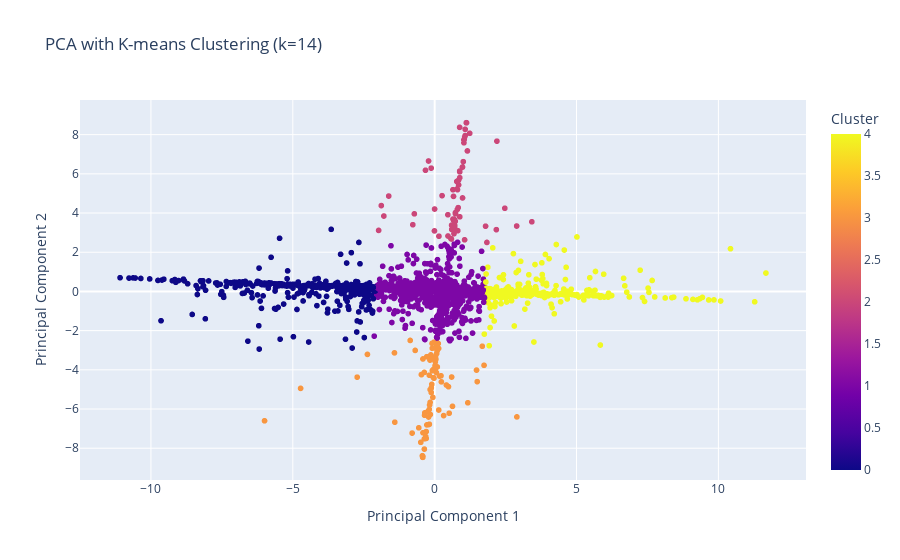

The cell this chart's notebook holds for it:
### Code cell
import plotly.offline as pyo
pyo.init_notebook_mode(connected=True)
import plotly.express as px

# Create a DataFrame that includes the cluster assignment, Principal Component 1, and Principal Component 2
# Also make sure to include 'market_id' for hover text
plot_df = pca_market_df.copy()
plot_df['market_id'] = pivot_market_df.index.tolist()

# Create the interactive plot
fig = px.scatter(plot_df, 
                 x='Principal Component 1', 
                 y='Principal Component 2', 
                 color='Cluster', 
                 hover_data=['market_id'],
                 labels={
                     'Principal Component 1': 'Principal Component 1',
                     'Principal Component 2': 'Principal Component 2',
                     'Cluster': 'Cluster'
                 },
                 title=f'PCA with K-means Clustering (k={k})')

# Show the plot
fig.show()

### Figure 1 — Plotly figure (JSON) as saved in the notebook; plotly's stock layout.template omitted (floating-point values rounded to 4 significant figures; data arrays with more than 128 entries replaced by an {"elided": "..."} marker saying what was removed)
{"data": [{"customdata": {"elided": "3358x1 str values"}, "hovertemplate": "Principal Component 1=%{x}<br>Principal Component 2=%{y}<br>market_id=%{customdata[0]}<br>Cluster=%{marker.color}<extra></extra>", "legendgroup": "", "marker": {"color": {"elided": "3358 int values"}, "coloraxis": "coloraxis", "symbol": "circle"}, "mode": "markers", "name": "", "showlegend": false, "type": "scattergl", "x": {"elided": "3358 float values"}, "xaxis": "x", "y": {"elided": "3358 float values"}, "yaxis": "y"}], "layout": {"coloraxis": {"colorbar": {"title": {"text": "Cluster"}}, "colorscale": [[0, "#0d0887"], [0.1111, "#46039f"], [0.2222, "#7201a8"], [0.3333, "#9c179e"], [0.4444, "#bd3786"], [0.5556, "#d8576b"], [0.6667, "#ed7953"], [0.7778, "#fb9f3a"], [0.8889, "#fdca26"], [1, "#f0f921"]]}, "legend": {"tracegroupgap": 0}, "title": {"text": "PCA with K-means Clustering (k=14)"}, "xaxis": {"anchor": "y", "domain": [0, 1], "title": {"text": "Principal Component 1"}}, "yaxis": {"anchor": "x", "domain": [0, 1], "title": {"text": "Principal Component 2"}}}}
